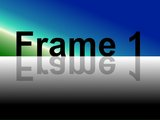
#> input picture Robot/OpenCv C++/mjpg-streamer-experimental/plugins/input_testpicture/pictures/160x120_1.jpg, 160 x 120 px
$ python detect_color.py --image '../OpenCv C++/mjpg-streamer-experimental/plugins/input_testpicture/pictures/160x120_1.jpg'
#> lines starting #> are read from the running program, lines starting #| are printed output that depends on the picture; after the words box and inside, x2 and y2 are one past the last pixel; in counts of white or black regions, pixels touching at a corner belong together
# import the necessary packages
import numpy as np
import argparse
import sys
import cv2


sys.path.append('/usr/local/lib/python2.7/site-packages')


# construct the argument parse and parse the arguments
ap = argparse.ArgumentParser()
ap.add_argument("-i", "--image", help = "path to the image")
args = vars(ap.parse_args())

# load the image
image = cv2.imread(args["image"])
#> image is the input picture: shape (120, 160, 3); mean B, G, R 114.9, 90.1, 63

# define the list of boundaries
boundaries = [
	([17, 15, 100], [50, 56, 200]),
	([86, 31, 4], [220, 88, 50]),
	([25, 146, 190], [62, 174, 250]),
	([103, 86, 65], [145, 133, 128])
]

# loop over the boundaries
for (lower, upper) in boundaries:
	# create NumPy arrays from the boundaries
	lower = np.array(lower, dtype = "uint8")
	upper = np.array(upper, dtype = "uint8")

	# find the colors within the specified boundaries and apply
	# the mask
	mask = cv2.inRange(image, lower, upper)
	output = cv2.bitwise_and(image, image, mask = mask)

	# show the images
	cv2.imshow("images", np.hstack([image, output]))
	cv2.waitKey(0)
#> this loop made 4 passes
#> pass 1, `cv2.imshow("images", np.hstack([image, output]))`:
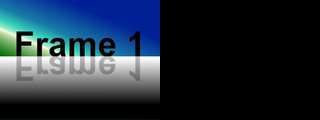
#> window 'images': shape (120, 320, 3); mean B, G, R 57.4, 45.1, 31.5
#> pass 2, `mask = cv2.inRange(image, lower, upper)`:
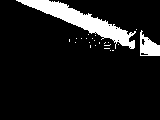
#> mask: shape (120, 160); 10.1% white; 23 white regions (21 under 20 px), largest, box (x1, y1, x2, y2) and area: (16, 0, 136, 49) 1584, (140, 30, 160, 56) 312
